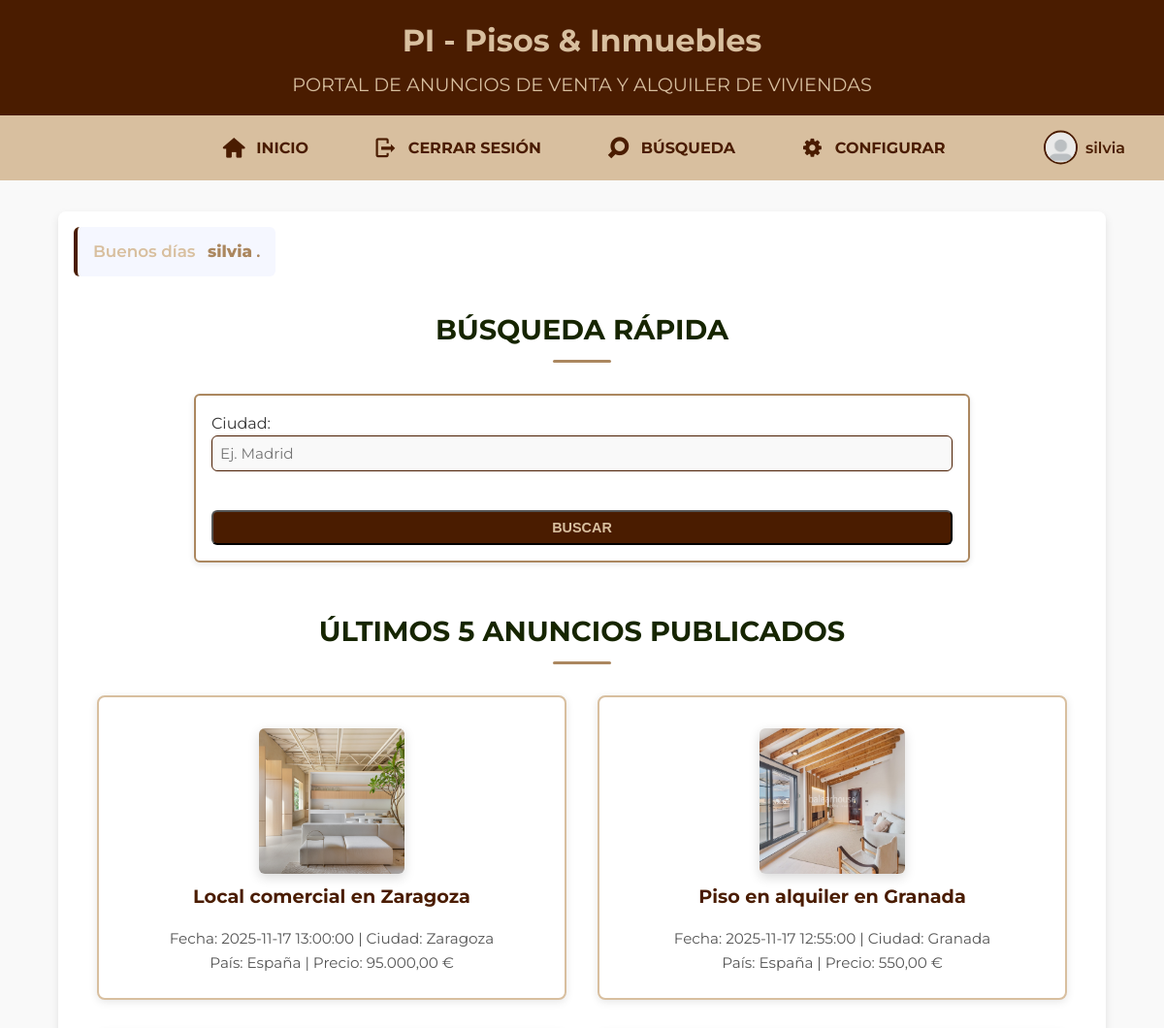
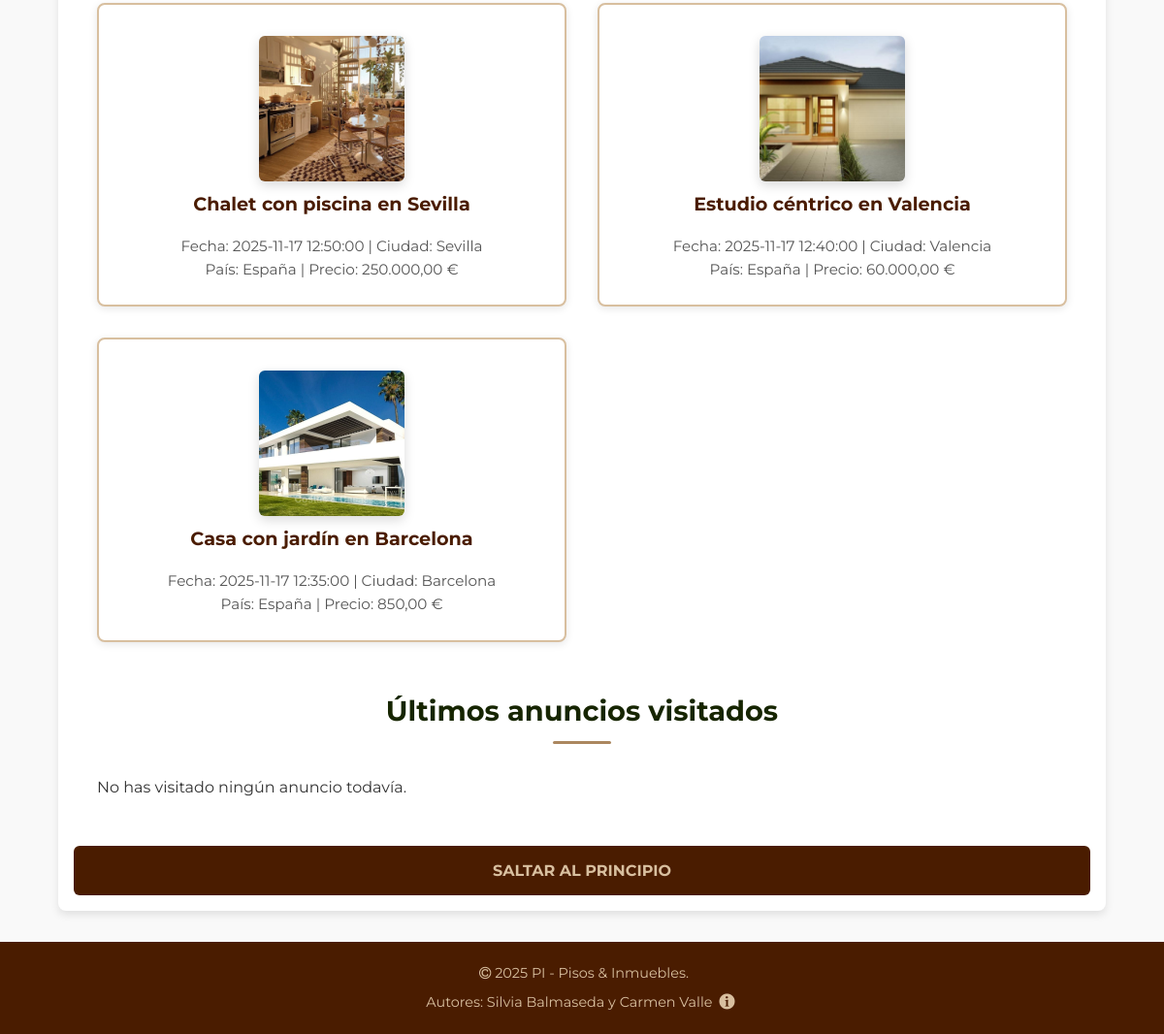
The app's page /index_logueado.php (signed in) with its own data (2 pictures, top to bottom).
### tables this page shows
CREATE TABLE `anuncios` (
  `IdAnuncio` int(11) NOT NULL,
  `TAnuncio` smallint(6) DEFAULT NULL,
  `TVivienda` smallint(6) DEFAULT NULL,
  `FPrincipal` varchar(200) DEFAULT NULL,
  `Alternativo` varchar(255) NOT NULL,
  `Titulo` varchar(255) DEFAULT NULL,
  `Precio` double(10,2) DEFAULT NULL,
  `Texto` text DEFAULT NULL,
  `Ciudad` varchar(100) DEFAULT NULL,
  `Pais` int(11) DEFAULT NULL,
  `Superficie` double(10,2) DEFAULT NULL,
  `NHabitaciones` int(11) DEFAULT NULL,
  `NBanyos` int(11) DEFAULT NULL,
  `Planta` int(11) DEFAULT NULL,
  `Anyo` int(11) DEFAULT NULL,
  `FRegistro` datetime DEFAULT NULL,
  `Usuario` int(11) DEFAULT NULL
);

CREATE TABLE `paises` (
  `IdPaises` int(11) NOT NULL,
  `NomPais` text NOT NULL
);

### includes/precio.php (called while the page is built, shortened)
<?php
if (!function_exists('resolve_image_url')) {
    function resolve_image_url($fotoCandidate) {
        $basename = basename($fotoCandidate);
        $pathRootImg = __DIR__ . '/../imagenes/' . $basename;
        $pathPractica = __DIR__ . '/../DAW/practica/imagenes/' . $basename;
        if (file_exists($pathPractica)) return 'DAW/practica/imagenes/' . $basename;
        return 'DAW/practica/imagenes/anuncio2.jpg';
    }
}
?>

### index_logueado.php (the view, shortened to what this page needs)
<?php
$nombreUsuario = isset($_SESSION['usuario']) ? htmlspecialchars($_SESSION['usuario'], ENT_QUOTES, 'UTF-8') : '';
$hora = (int) date('H');
if ($hora >= 6 && $hora <= 11) {
  $saludoPrefijo = 'Buenos días';
} elseif ($hora >= 12 && $hora <= 15) {
  $saludoPrefijo = 'Hola';
} elseif ($hora >= 16 && $hora <= 19) {
  $saludoPrefijo = 'Buenas tardes';
} else {
  $saludoPrefijo = 'Buenas noches';
}
require_once("cabecera.inc");
require_once("inicioLog.inc");
?>
<main>
  <?php if ($nombreUsuario !== ''): ?>
    <section class="saludo">
      <div class="saludo__box">
        <span class="saludo__prefix"><?php echo $saludoPrefijo; ?></span>
        <span class="saludo__user"><?php echo $nombreUsuario; ?></span>
        <span class="saludo__dot">.</span>
      </div>
    </section>
  <?php endif; ?>
  <section>
    <h2>BÚSQUEDA RÁPIDA</h2>
    <form action="resultados.php" method="get">
      <p>
        <label for="consulta">Ciudad:</label>
        <input type="text" id="consulta" name="q" placeholder="Ej. Madrid">
        <button type="submit"><strong>BUSCAR</strong></button>
      </p>
    </form>
  </section>
  <section class="anuncios">
    <h2>ÚLTIMOS 5 ANUNCIOS PUBLICADOS</h2>
    <ul>
      <?php
      try {
          require_once __DIR__ . '/includes/precio.php';
          $stmt = $conexion->query("SELECT a.IdAnuncio, a.Titulo, a.FPrincipal, a.FRegistro, a.Ciudad, p.NomPais, a.Precio
                                      FROM Anuncios a
                                      LEFT JOIN Paises p ON a.Pais = p.IdPaises
                                      ORDER BY a.FRegistro DESC
                                      LIMIT 5");
          $ultimos = $stmt->fetchAll(PDO::FETCH_ASSOC);
      } catch (Exception $e) {
          $ultimos = [];
      }
        foreach ($ultimos as $a) {
          $img = resolve_image_url($a['FPrincipal'] ?? '');
          $titulo = htmlspecialchars($a['Titulo'] ?? 'Sin título');
          $ciudad = htmlspecialchars($a['Ciudad'] ?? '—');
          $pais = htmlspecialchars($a['NomPais'] ?? ($a['NomPais'] ?? '—'));
          $precio = isset($a['Precio']) ? number_format((float)$a['Precio'], 2, ',', '.') . ' €' : '—';
          $link = isset($a['link']) ? $a['link'] : (isset($a['IdAnuncio']) ? "anuncio.php?id={$a['IdAnuncio']}" : '#');
          echo "<li><article><a href=\"{$link}\"><img src=\"{$img}\" alt=\"{$titulo}\" width=\"150\"><h3>{$titulo}</h3></a><p>Fecha: {$a['FRegistro']} | Ciudad: {$ciudad} <br>País: {$pais} | Precio: {$precio}</p></article></li>";
        }
      ?>
    </ul>
  </section>
  <?php
  require_once("panelVisitados.inc");
  require_once("salto.inc");
  ?>
</main>
<?php
require_once("pie.inc");
?>

### DAW/practica/css/general.css (style rules this page uses)
:root { --color-principal: #4a1c00; --color-secundario: #d8bf9f; --color-acento: #ab875f; --color-hover: #162500; --color-fondo: #f9f9f9; --color-texto: #333; --color-field: #fefaf5; --color-blanco: #fff; --radio-borde: 6px; --sombra: 0 4px 8px rgba(0, 0, 0, 0.1); --sombra-int: inset 0 0 5px rgba(0, 0, 0, 0.05); --fuente-base: 'Montserrat', 'Segoe UI', Tahoma, Geneva, Verdana, sans-serif; --tamano-base: 16px; --linea-base: 1.6; }
* { margin: 0; padding: 0; box-sizing: border-box; }
body { font-family: var(--fuente-base); font-size: var(--tamano-base); line-height: var(--linea-base); background-color: var(--color-fondo); color: var(--color-texto); }
a { color: var(--color-principal); text-decoration: none; }
main { max-width: 90%; margin: 2rem auto; padding: 1rem; background-color: var(--color-blanco); border-radius: 8px; box-shadow: var(--sombra); }
main h2 { color: var(--color-principal); font-size: 2rem; margin-bottom: 1rem; text-align: center; }
main h3 { color: var(--color-hover); font-size: 1.4rem; margin-top: 2rem; margin-bottom: 1rem; border-bottom: 2px solid var(--color-acento); padding-bottom: 0.5rem; }
main img { display: block; margin: 1rem auto; border-radius: 8px; box-shadow: 0 4px 12px rgba(0, 0, 0, 0.15); }
.anuncios ul li img { width: 150px; height: 150px; object-fit: cover; display: block; }
main ul { list-style: none; padding-left: 0; }
main ul li { padding: 0.4rem 0; padding-left: 1.5rem; position: relative; }
main ul li::before { content: "▪"; color: var(--color-acento); position: absolute; left: 0; font-size: 1.2rem; }
button, .btn { display: block; width: 100%; text-align: center; margin-top: 1.5rem; background-color: var(--color-principal); color: var(--color-secundario); padding: 0.8rem 0; border-radius: var(--radio-borde); font-weight: 600; font-size: 1rem; text-decoration: none; transition: background-color 0.3s ease, color 0.3s ease; }
input[type="text"], input[type="email"], input[type="password"], textarea, select { width: 100%; padding: 0.5rem; margin-bottom: 1rem; border: 1px solid var(--color-principal); border-radius: var(--radio-borde); }
form { width: 90%; margin: 2rem auto; padding: 1.5rem; background-color: var(--color-blanco); border: 2px solid var(--color-acento); border-radius: 8px; box-shadow: var(--sombra); }
section h2 { color: var(--color-hover); text-align: center; margin: 2rem auto 1.5rem; font-size: 1.8rem; position: relative; padding-bottom: 0.5rem; }
section h2::after { content: ""; display: block; width: 60px; height: 3px; background-color: var(--color-acento); margin: 0.5rem auto 0; border-radius: 2px; }

### DAW/practica/css/index.css (style rules this page uses)
form { max-width: 800px; margin: 1rem auto; padding: 1rem; background-color: var(--color-blanco); border-radius: var(--radio-borde); box-shadow: 0 2px 6px rgba(0,0,0,0.1); }
input { width: 100%; padding: 0.6rem; border: 2px solid var(--color-secundario); border-radius: var(--radio-borde); font-family: var(--fuente-base); font-size: 0.95rem; background-color: var(--color-fondo); color: var(--color-principal); margin-bottom: 1rem; transition: border-color 0.3s ease, background-color 0.3s ease; }
button { padding: 0.5rem 1rem; font-size: 0.9rem; }
.anuncios { margin: 3rem auto; max-width: 1000px; }
.anuncios ul { list-style: none; display: grid; grid-template-columns: repeat(2, 1fr); gap: 2rem; padding: 0; }
.anuncios ul li { padding: 0; }
.anuncios ul li::before { content: none; }
.anuncios article { background-color: var(--color-blanco); border: 2px solid var(--color-secundario); border-radius: 8px; padding: 1.5rem; transition: transform 0.3s ease, box-shadow 0.3s ease; box-shadow: 0 2px 8px rgba(0, 0, 0, 0.1); }
.anuncios article a { display: block; text-align: center; margin-bottom: 1rem; }
.anuncios article img { width: 150px; height: 150px; object-fit: cover; border-radius: 6px; margin: 0.5rem auto; display: block; }
.anuncios article h3 { color: var(--color-principal); font-size: 1.2rem; margin: 0.5rem 0; border: none; padding: 0; }
.anuncios article p { color: #555; font-size: 0.95rem; margin: 0; text-align: center; }
.saludo { margin-bottom: 1rem; }
.saludo__box { background: #f5f7ff; border-left: 4px solid var(--color-principal); padding: 0.75rem 1rem; border-radius: 6px; display: inline-block; }
.saludo__prefix { font-size: 1.05rem; font-weight: 600; color: var(--color-secundario); }
.saludo__user { font-size: 1.05rem; font-weight: 800; color: var(--color-acento); }
.saludo__dot { font-size: 1.05rem; font-weight: 600; color: var(--color-acento); }

### records on screen
anuncios: FPrincipal (picture), Titulo "Local comercial en Zaragoza", FRegistro "2025-11-17 13:00:00", Ciudad "Zaragoza", Pais.NomPais "España", Precio "95.000,00 €"
anuncios: FPrincipal (picture), Titulo "Piso en alquiler en Granada", FRegistro "2025-11-17 12:55:00", Ciudad "Granada", Pais.NomPais "España", Precio "550,00 €"
anuncios: FPrincipal (picture), Titulo "Chalet con piscina en Sevilla", FRegistro "2025-11-17 12:50:00", Ciudad "Sevilla", Pais.NomPais "España", Precio "250.000,00 €"
anuncios: FPrincipal (picture), Titulo "Estudio céntrico en Valencia", FRegistro "2025-11-17 12:40:00", Ciudad "Valencia", Pais.NomPais "España", Precio "60.000,00 €"
anuncios: FPrincipal (picture), Titulo "Casa con jardín en Barcelona", FRegistro "2025-11-17 12:35:00", Ciudad "Barcelona", Pais.NomPais "España", Precio "850,00 €"

### other values on screen
$_SESSION['usuario'] "silvia"
$saludoPrefijo "Buenos días"
$nombreUsuario "silvia"
